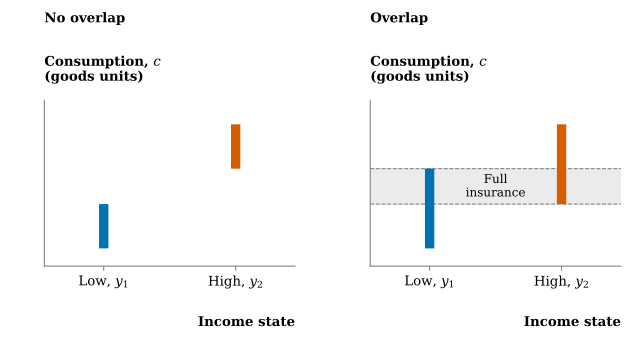

The Python source for this figure:
"""Redraw the consumption bands on slide 14; pass lecture8_2026.pdf."""

from pathlib import Path
import sys

import fitz
import matplotlib

matplotlib.use("Agg")
import matplotlib.pyplot as plt

source = fitz.open(sys.argv[1])
drawings = source[13].get_drawings()
origin = drawings[4]["rect"].y1
height = drawings[4]["rect"].height
bands = [((origin - drawings[i]["rect"].y1) / height,
          (origin - drawings[i]["rect"].y0) / height)
         for i in (6, 7, 13, 14)]

plt.rcParams.update({
    "font.family": "DejaVu Serif",
    "font.size": 10,
    "mathtext.fontset": "dejavuserif",
    "pdf.fonttype": 42,
    "svg.fonttype": "path",
    "svg.hashsalt": "ec442-consumption-bands",
})
fig, axes = plt.subplots(1, 2, figsize=(6.6, 3.6))
fig.subplots_adjust(left=.07, right=.98, bottom=.23, top=.71, wspace=.30)

for ax, title, intervals in zip(
        axes, ("No overlap", "Overlap"), (bands[:2], bands[2:])):
    ax.text(0, 1.47, title, transform=ax.transAxes, weight="bold")
    ax.text(0, 1.10, "Consumption, $c$\n(goods units)",
            transform=ax.transAxes, weight="bold", va="bottom")
    if title == "Overlap":
        lower, upper = intervals[1][0], intervals[0][1]
        ax.axhspan(lower, upper, color=".92", zorder=0)
        for bound in (lower, upper):
            ax.axhline(bound, color=".5", linestyle="--", linewidth=.8)
        ax.text(.5, (lower + upper) / 2, "Full\ninsurance",
                ha="center", va="center", fontsize=9)
    for x, (lower, upper), color in zip(
            (0, 1), intervals, ("#0072B2", "#D55E00")):
        ax.plot([x, x], [lower, upper], linewidth=7, color=color,
                solid_capstyle="butt")
    ax.set(xlim=(-.45, 1.45), ylim=(0, 1.06), yticks=[], xticks=[0, 1],
           xticklabels=["Low, $y_1$", "High, $y_2$"])
    ax.text(1, -.30, "Income state", transform=ax.transAxes,
            weight="bold", ha="right", va="top")
    ax.spines[["top", "right"]].set_visible(False)
    ax.spines[["bottom", "left"]].set_color(".5")
    ax.tick_params(color=".5")

for extension in ("pdf", "svg"):
    fig.savefig(Path(__file__).with_suffix("." + extension),
                metadata={"Creator": "EC442 lecture notes"})
svg = Path(__file__).with_suffix(".svg")
svg.write_text("\n".join(line.rstrip() for line in svg.read_text().splitlines()) + "\n")
plt.close(fig)
